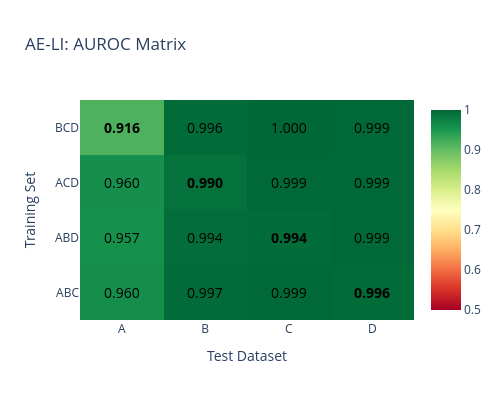
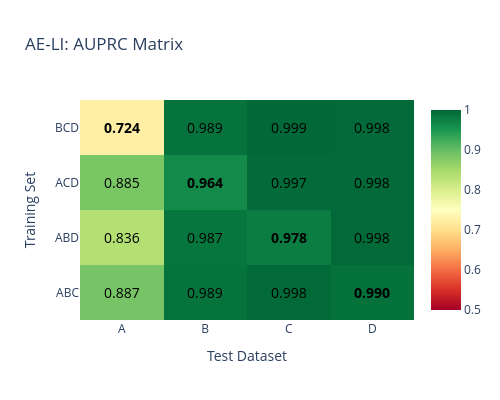

The code cell stored with these charts, in order, in its notebook:
### Markdown cell above
## AE-LI Results (Generic)

### Code cell
train_sets = ["ABC", "ABD", "ACD", "BCD"]
test_sets = ["A", "B", "C", "D"]

results_path = f"{base_results_path}/li_generic"
ae_li_results = load_matrix_results(results_path, "ae_li",train_sets,test_sets)

fig_auroc_li = create_heatmap(ae_li_results["auroc"], "AE-LI: AUROC Matrix")
fig_auprc_li = create_heatmap(ae_li_results["auprc"], "AE-LI: AUPRC Matrix")
fig_f1_li = create_heatmap(ae_li_results["f1"], "AE-LI: F1 Matrix")

fig_auroc_li.show()
fig_auprc_li.show()
fig_f1_li.show()

save_figure(fig_auroc_li, "ae_li_auroc_generic")
save_figure(fig_auprc_li, "ae_li_auprc_generic")

### Figure 1 — Plotly figure (JSON) as saved in the notebook; plotly's stock layout.template omitted (floating-point values rounded to 4 significant figures)
{"data": [{"colorscale": [[0, "rgb(165,0,38)"], [0.1, "rgb(215,48,39)"], [0.2, "rgb(244,109,67)"], [0.3, "rgb(253,174,97)"], [0.4, "rgb(254,224,139)"], [0.5, "rgb(255,255,191)"], [0.6, "rgb(217,239,139)"], [0.7, "rgb(166,217,106)"], [0.8, "rgb(102,189,99)"], [0.9, "rgb(26,152,80)"], [1, "rgb(0,104,55)"]], "showscale": true, "type": "heatmap", "x": ["A", "B", "C", "D"], "y": ["ABC", "ABD", "ACD", "BCD"], "z": [[0.9603, 0.9967, 0.9993, 0.9961], [0.9573, 0.9942, 0.9944, 0.9988], [0.9596, 0.9895, 0.9991, 0.9992], [0.9163, 0.9958, 0.9996, 0.9991]], "zmax": 1, "zmin": 0.5}], "layout": {"annotations": [{"font": {"color": "black", "size": 14, "weight": "normal"}, "showarrow": false, "text": "0.960", "x": "A", "y": "ABC"}, {"font": {"color": "black", "size": 14, "weight": "normal"}, "showarrow": false, "text": "0.997", "x": "B", "y": "ABC"}, {"font": {"color": "black", "size": 14, "weight": "normal"}, "showarrow": false, "text": "0.999", "x": "C", "y": "ABC"}, {"font": {"color": "black", "size": 14, "weight": "bold"}, "showarrow": false, "text": "0.996", "x": "D", "y": "ABC"}, {"font": {"color": "black", "size": 14, "weight": "normal"}, "showarrow": false, "text": "0.957", "x": "A", "y": "ABD"}, {"font": {"color": "black", "size": 14, "weight": "normal"}, "showarrow": false, "text": "0.994", "x": "B", "y": "ABD"}, {"font": {"color": "black", "size": 14, "weight": "bold"}, "showarrow": false, "text": "0.994", "x": "C", "y": "ABD"}, {"font": {"color": "black", "size": 14, "weight": "normal"}, "showarrow": false, "text": "0.999", "x": "D", "y": "ABD"}, {"font": {"color": "black", "size": 14, "weight": "normal"}, "showarrow": false, "text": "0.960", "x": "A", "y": "ACD"}, {"font": {"color": "black", "size": 14, "weight": "bold"}, "showarrow": false, "text": "0.990", "x": "B", "y": "ACD"}, {"font": {"color": "black", "size": 14, "weight": "normal"}, "showarrow": false, "text": "0.999", "x": "C", "y": "ACD"}, {"font": {"color": "black", "size": 14, "weight": "normal"}, "showarrow": false, "text": "0.999", "x": "D", "y": "ACD"}, {"font": {"color": "black", "size": 14, "weight": "bold"}, "showarrow": false, "text": "0.916", "x": "A", "y": "BCD"}, {"font": {"color": "black", "size": 14, "weight": "normal"}, "showarrow": false, "text": "0.996", "x": "B", "y": "BCD"}, {"font": {"color": "black", "size": 14, "weight": "normal"}, "showarrow": false, "text": "1.000", "x": "C", "y": "BCD"}, {"font": {"color": "black", "size": 14, "weight": "normal"}, "showarrow": false, "text": "0.999", "x": "D", "y": "BCD"}], "height": 400, "title": {"text": "AE-LI: AUROC Matrix"}, "width": 500, "xaxis": {"title": {"text": "Test Dataset"}}, "yaxis": {"title": {"text": "Training Set"}}}}

### Figure 2 — Plotly figure (JSON) as saved in the notebook; plotly's stock layout.template omitted (floating-point values rounded to 4 significant figures)
{"data": [{"colorscale": [[0, "rgb(165,0,38)"], [0.1, "rgb(215,48,39)"], [0.2, "rgb(244,109,67)"], [0.3, "rgb(253,174,97)"], [0.4, "rgb(254,224,139)"], [0.5, "rgb(255,255,191)"], [0.6, "rgb(217,239,139)"], [0.7, "rgb(166,217,106)"], [0.8, "rgb(102,189,99)"], [0.9, "rgb(26,152,80)"], [1, "rgb(0,104,55)"]], "showscale": true, "type": "heatmap", "x": ["A", "B", "C", "D"], "y": ["ABC", "ABD", "ACD", "BCD"], "z": [[0.8872, 0.9892, 0.9975, 0.9898], [0.8363, 0.9867, 0.9779, 0.9975], [0.8848, 0.9642, 0.9967, 0.9977], [0.7238, 0.9889, 0.9987, 0.9982]], "zmax": 1, "zmin": 0.5}], "layout": {"annotations": [{"font": {"color": "black", "size": 14, "weight": "normal"}, "showarrow": false, "text": "0.887", "x": "A", "y": "ABC"}, {"font": {"color": "black", "size": 14, "weight": "normal"}, "showarrow": false, "text": "0.989", "x": "B", "y": "ABC"}, {"font": {"color": "black", "size": 14, "weight": "normal"}, "showarrow": false, "text": "0.998", "x": "C", "y": "ABC"}, {"font": {"color": "black", "size": 14, "weight": "bold"}, "showarrow": false, "text": "0.990", "x": "D", "y": "ABC"}, {"font": {"color": "black", "size": 14, "weight": "normal"}, "showarrow": false, "text": "0.836", "x": "A", "y": "ABD"}, {"font": {"color": "black", "size": 14, "weight": "normal"}, "showarrow": false, "text": "0.987", "x": "B", "y": "ABD"}, {"font": {"color": "black", "size": 14, "weight": "bold"}, "showarrow": false, "text": "0.978", "x": "C", "y": "ABD"}, {"font": {"color": "black", "size": 14, "weight": "normal"}, "showarrow": false, "text": "0.998", "x": "D", "y": "ABD"}, {"font": {"color": "black", "size": 14, "weight": "normal"}, "showarrow": false, "text": "0.885", "x": "A", "y": "ACD"}, {"font": {"color": "black", "size": 14, "weight": "bold"}, "showarrow": false, "text": "0.964", "x": "B", "y": "ACD"}, {"font": {"color": "black", "size": 14, "weight": "normal"}, "showarrow": false, "text": "0.997", "x": "C", "y": "ACD"}, {"font": {"color": "black", "size": 14, "weight": "normal"}, "showarrow": false, "text": "0.998", "x": "D", "y": "ACD"}, {"font": {"color": "black", "size": 14, "weight": "bold"}, "showarrow": false, "text": "0.724", "x": "A", "y": "BCD"}, {"font": {"color": "black", "size": 14, "weight": "normal"}, "showarrow": false, "text": "0.989", "x": "B", "y": "BCD"}, {"font": {"color": "black", "size": 14, "weight": "normal"}, "showarrow": false, "text": "0.999", "x": "C", "y": "BCD"}, {"font": {"color": "black", "size": 14, "weight": "normal"}, "showarrow": false, "text": "0.998", "x": "D", "y": "BCD"}], "height": 400, "title": {"text": "AE-LI: AUPRC Matrix"}, "width": 500, "xaxis": {"title": {"text": "Test Dataset"}}, "yaxis": {"title": {"text": "Training Set"}}}}
